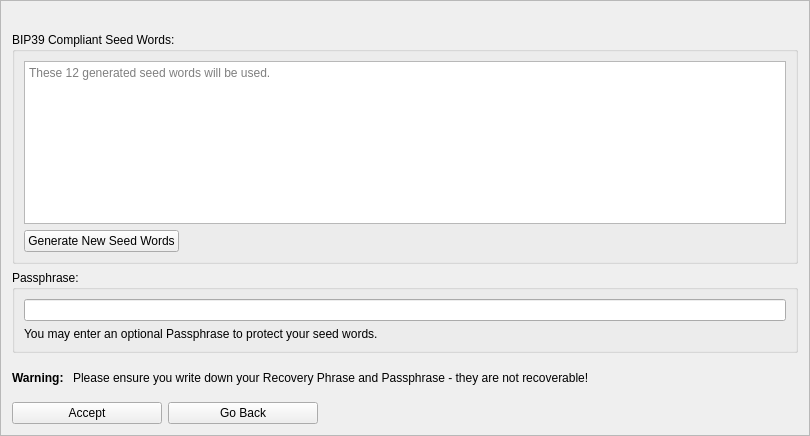
<?xml version="1.0" encoding="UTF-8"?>
<ui version="4.0">
 <class>MnemonicDialog2</class>
 <widget class="QFrame" name="MnemonicDialog2">
  <property name="geometry">
   <rect>
    <x>0</x>
    <y>0</y>
    <width>810</width>
    <height>436</height>
   </rect>
  </property>
  <property name="windowTitle">
   <string>New HD Wallet Creation</string>
  </property>
  <property name="frameShape">
   <enum>QFrame::StyledPanel</enum>
  </property>
  <property name="frameShadow">
   <enum>QFrame::Raised</enum>
  </property>
  <layout class="QVBoxLayout" name="verticalLayout">
   <item>
    <widget class="QLabel" name="lblHelp">
     <property name="palette">
      <palette>
       <active>
        <colorrole role="WindowText">
         <brush brushstyle="SolidPattern">
          <color alpha="255">
           <red>239</red>
           <green>41</green>
           <blue>41</blue>
          </color>
         </brush>
        </colorrole>
        <colorrole role="Text">
         <brush brushstyle="SolidPattern">
          <color alpha="255">
           <red>239</red>
           <green>41</green>
           <blue>41</blue>
          </color>
         </brush>
        </colorrole>
        <colorrole role="ButtonText">
         <brush brushstyle="SolidPattern">
          <color alpha="255">
           <red>239</red>
           <green>41</green>
           <blue>41</blue>
          </color>
         </brush>
        </colorrole>
       </active>
       <inactive>
        <colorrole role="WindowText">
         <brush brushstyle="SolidPattern">
          <color alpha="255">
           <red>239</red>
           <green>41</green>
           <blue>41</blue>
          </color>
         </brush>
        </colorrole>
        <colorrole role="Text">
         <brush brushstyle="SolidPattern">
          <color alpha="255">
           <red>239</red>
           <green>41</green>
           <blue>41</blue>
          </color>
         </brush>
        </colorrole>
        <colorrole role="ButtonText">
         <brush brushstyle="SolidPattern">
          <color alpha="255">
           <red>239</red>
           <green>41</green>
           <blue>41</blue>
          </color>
         </brush>
        </colorrole>
       </inactive>
       <disabled>
        <colorrole role="WindowText">
         <brush brushstyle="SolidPattern">
          <color alpha="255">
           <red>190</red>
           <green>190</green>
           <blue>190</blue>
          </color>
         </brush>
        </colorrole>
        <colorrole role="Text">
         <brush brushstyle="SolidPattern">
          <color alpha="255">
           <red>190</red>
           <green>190</green>
           <blue>190</blue>
          </color>
         </brush>
        </colorrole>
        <colorrole role="ButtonText">
         <brush brushstyle="SolidPattern">
          <color alpha="255">
           <red>190</red>
           <green>190</green>
           <blue>190</blue>
          </color>
         </brush>
        </colorrole>
       </disabled>
      </palette>
     </property>
     <property name="text">
      <string/>
     </property>
    </widget>
   </item>
   <item>
    <widget class="QGroupBox" name="groupBox">
     <property name="title">
      <string>BIP39 Compliant Seed Words:</string>
     </property>
     <layout class="QGridLayout" name="gridLayout_3">
      <item row="2" column="0">
       <layout class="QHBoxLayout" name="horizontalLayout">
        <item>
         <widget class="QPushButton" name="generateButton">
          <property name="minimumSize">
           <size>
            <width>150</width>
            <height>0</height>
           </size>
          </property>
          <property name="text">
           <string>Generate New Seed Words</string>
          </property>
          <property name="checkable">
           <bool>false</bool>
          </property>
         </widget>
        </item>
        <item>
         <spacer name="horizontalSpacer_2">
          <property name="orientation">
           <enum>Qt::Horizontal</enum>
          </property>
          <property name="sizeHint" stdset="0">
           <size>
            <width>40</width>
            <height>20</height>
           </size>
          </property>
         </spacer>
        </item>
       </layout>
      </item>
      <item row="0" column="0">
       <widget class="QPlainTextEdit" name="seedwordsText">
        <property name="readOnly">
         <bool>true</bool>
        </property>
        <property name="placeholderText">
         <string>These 12 generated seed words will be used.</string>
        </property>
       </widget>
      </item>
     </layout>
    </widget>
   </item>
   <item>
    <spacer name="verticalSpacer">
     <property name="orientation">
      <enum>Qt::Vertical</enum>
     </property>
     <property name="sizeHint" stdset="0">
      <size>
       <width>20</width>
       <height>5</height>
      </size>
     </property>
    </spacer>
   </item>
   <item>
    <spacer name="verticalSpacer_3">
     <property name="orientation">
      <enum>Qt::Vertical</enum>
     </property>
     <property name="sizeHint" stdset="0">
      <size>
       <width>20</width>
       <height>5</height>
      </size>
     </property>
    </spacer>
   </item>
   <item>
    <widget class="QGroupBox" name="groupBox_2">
     <property name="title">
      <string>Passphrase:</string>
     </property>
     <layout class="QVBoxLayout" name="verticalLayout_2">
      <item>
       <widget class="QLineEdit" name="passphraseEdit">
        <property name="toolTip">
         <string>Enter a Passphrase to protect your seed words  (optional).</string>
        </property>
       </widget>
      </item>
      <item>
       <widget class="QLabel" name="passphraseLabel">
        <property name="text">
         <string>You may enter an optional Passphrase to protect your seed words.</string>
        </property>
       </widget>
      </item>
     </layout>
    </widget>
   </item>
   <item>
    <spacer name="verticalSpacer_5">
     <property name="orientation">
      <enum>Qt::Vertical</enum>
     </property>
     <property name="sizeHint" stdset="0">
      <size>
       <width>20</width>
       <height>40</height>
      </size>
     </property>
    </spacer>
   </item>
   <item>
    <layout class="QFormLayout" name="mnemonicLayout">
     <item row="1" column="0">
      <widget class="QLabel" name="label_3">
       <property name="font">
        <font>
         <weight>75</weight>
         <bold>true</bold>
        </font>
       </property>
       <property name="text">
        <string>Warning: </string>
       </property>
      </widget>
     </item>
     <item row="1" column="1">
      <widget class="QLabel" name="label_2">
       <property name="text">
        <string>Please ensure you write down your Recovery Phrase and Passphrase - they are not recoverable!</string>
       </property>
      </widget>
     </item>
    </layout>
   </item>
   <item>
    <spacer name="verticalSpacer_4">
     <property name="orientation">
      <enum>Qt::Vertical</enum>
     </property>
     <property name="sizeHint" stdset="0">
      <size>
       <width>20</width>
       <height>40</height>
      </size>
     </property>
    </spacer>
   </item>
   <item>
    <layout class="QHBoxLayout" name="horizontalLayout_2">
     <item>
      <widget class="QPushButton" name="acceptButton">
       <property name="minimumSize">
        <size>
         <width>150</width>
         <height>0</height>
        </size>
       </property>
       <property name="maximumSize">
        <size>
         <width>150</width>
         <height>16777215</height>
        </size>
       </property>
       <property name="text">
        <string>Accept</string>
       </property>
       <property name="autoDefault">
        <bool>false</bool>
       </property>
      </widget>
     </item>
     <item>
      <widget class="QPushButton" name="backButton">
       <property name="minimumSize">
        <size>
         <width>150</width>
         <height>0</height>
        </size>
       </property>
       <property name="maximumSize">
        <size>
         <width>150</width>
         <height>16777215</height>
        </size>
       </property>
       <property name="text">
        <string>Go Back</string>
       </property>
      </widget>
     </item>
     <item>
      <spacer name="horizontalSpacer">
       <property name="orientation">
        <enum>Qt::Horizontal</enum>
       </property>
       <property name="sizeHint" stdset="0">
        <size>
         <width>40</width>
         <height>20</height>
        </size>
       </property>
      </spacer>
     </item>
    </layout>
   </item>
   <item>
    <spacer name="verticalSpacer_2">
     <property name="orientation">
      <enum>Qt::Vertical</enum>
     </property>
     <property name="sizeHint" stdset="0">
      <size>
       <width>20</width>
       <height>5</height>
      </size>
     </property>
    </spacer>
   </item>
  </layout>
 </widget>
 <resources/>
 <connections/>
</ui>
